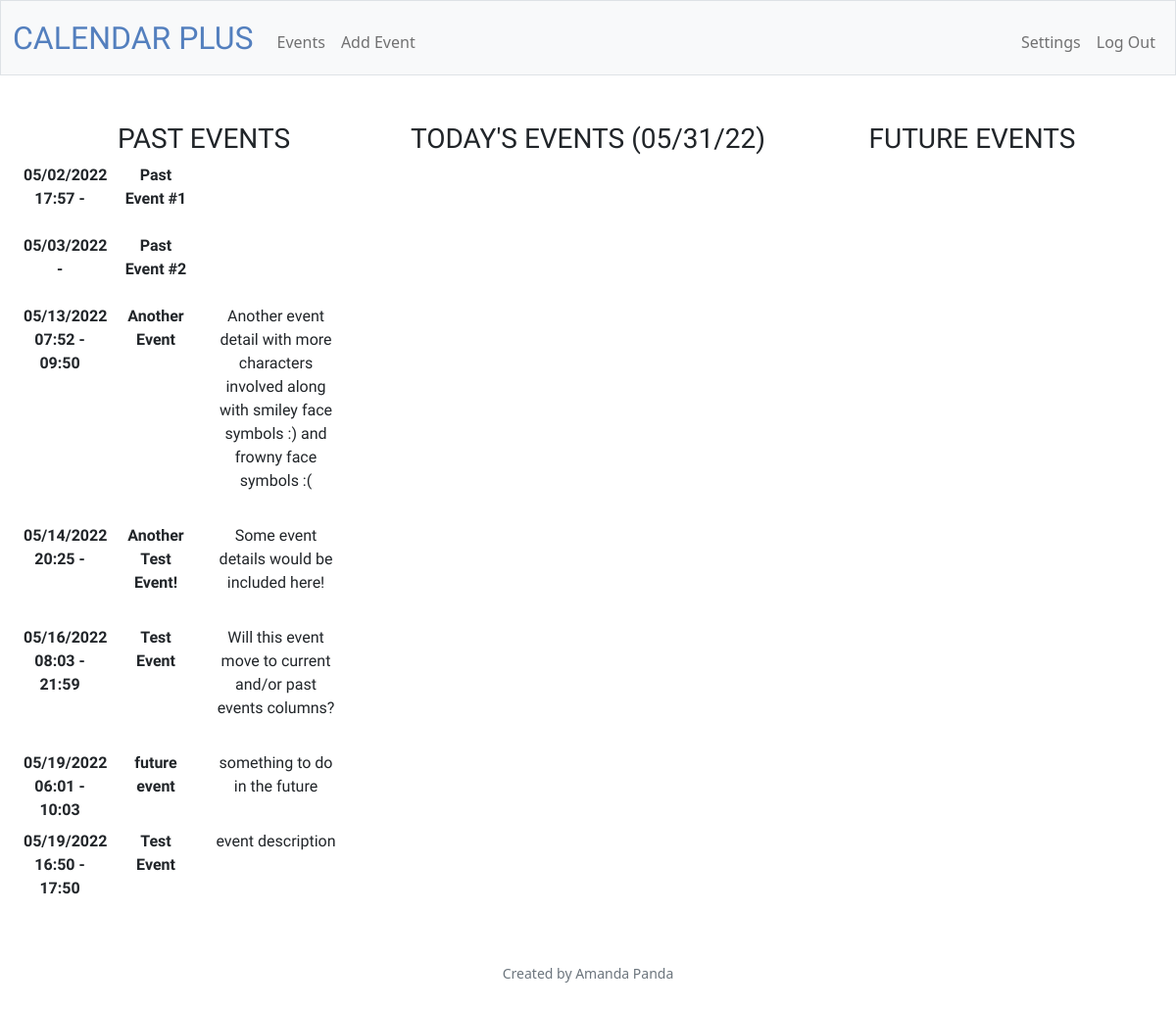
The page /events (signed in) on the database its author committed.
### tables this page shows
CREATE TABLE events(id INTEGER PRIMARY KEY AUTOINCREMENT NOT NULL, creator INTEGER NOT NULL, title TEXT NOT NULL, date DATE NOT NULL, starttime TIME, endtime TIME, details TEXT);

### app.py (the view)
@app.route("/events", methods=["GET"])
@login_required
def events():
    today = date.today()
    account = session.get("user_id")
    past = db.execute("SELECT title, strftime('%m/%d/%Y', date) AS date,starttime, endtime, details FROM events WHERE creator = ? AND date < ? ORDER BY date, starttime", account, today)
    future = db.execute("SELECT title, strftime('%m/%d/%Y', date) AS date,starttime, endtime, details FROM events WHERE creator = ? AND date > ? ORDER BY date, starttime", account, today)
    current = db.execute("SELECT title, strftime('%m/%d/%Y', date) AS date, starttime, endtime, details FROM events WHERE creator = ? AND date = ? ORDER BY starttime", account, today)
    today = today.strftime("%m/%d/%y")
    return render_template("events.html", today=today, past=past, future=future, current=current)

### app.py (called while the page is built)
@app.after_request
def after_request(response):
    response.headers["Cache-Control"] = "no-cache, no-store, must-revalidate"
    response.headers["Expires"] = 0
    response.headers["Pragma"] = "no-cache"
    return response

### helpers.py (called while the page is built)
def login_required(f):
    @wraps(f)
    def decorated_function(*args, **kwargs):
        if session.get("user_id") is None:
            return redirect("/login")
        return f(*args, **kwargs)
    return decorated_function

### templates/events.html (shortened to what this page needs)
{% extends "layout.html" %}
{% block main %}
    <div class="container-fluid font-fred">
        <div class="row">
            <div class="col-sm">
                <h3>PAST EVENTS</h3>
                <dl class="row">
                {% for row in past %}
                    <dt class="col-sm-3">{{ row.date }} {{ row.starttime }} - {{ row.endtime }}</dt>
                    <dd class="col-sm-9">
                        <dl class="row" >
                            <dt class="col-sm-4">{{ row.title }}</dt>
                            <dd class="col-sm-6">{{ row.details }}</dd>
                        </dl>
                    </dd>
                {% endfor %}
            </div>
            <div class="col-sm">
                <h3>TODAY'S EVENTS ({{ today }})</h3>
            </div>
            <div class="col-sm">
                <h3>FUTURE EVENTS</h3>
            </div>
        </div>
    </div>
{% endblock %}

### static/styles.css (style rules this page uses)
.font-fred { font-family: 'Fredericka the Great', cursive; }

### rows shown on the page
events: date "05/02/2022", starttime "17:57", title "Past Event #1"
events: date "05/03/2022", title "Past Event #2"
events: date "05/13/2022", starttime "07:52", endtime "09:50", title "Another Event", details "Another event detail with more characters involved along with smiley face symbols :) and frowny face symbols :("
events: date "05/14/2022", starttime "20:25", title "Another Test Event!", details "Some event details would be included here!"
events: date "05/16/2022", starttime "08:03", endtime "21:59", title "Test Event", details "Will this event move to current and/or past events columns?"
events: date "05/19/2022", starttime "06:01", endtime "10:03", title "future event", details "something to do in the future"
events: date "05/19/2022", starttime "16:50", endtime "17:50", title "Test Event", details "event description"

### other values the page prints
{{ today }} "05/31/22"
